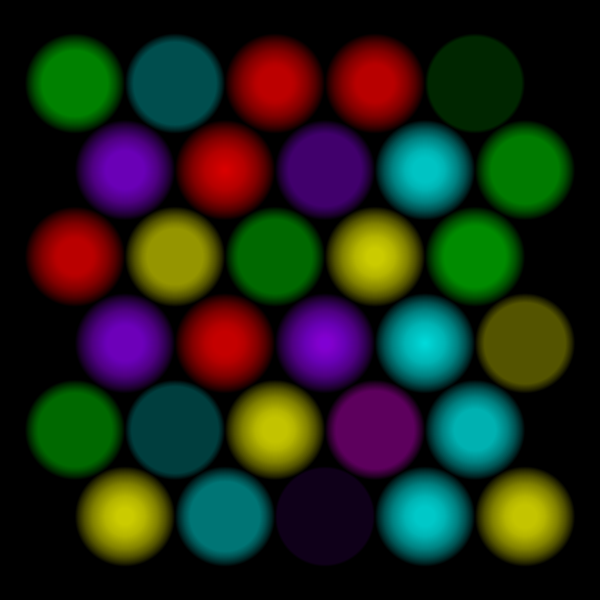
Frame 1 (no input)
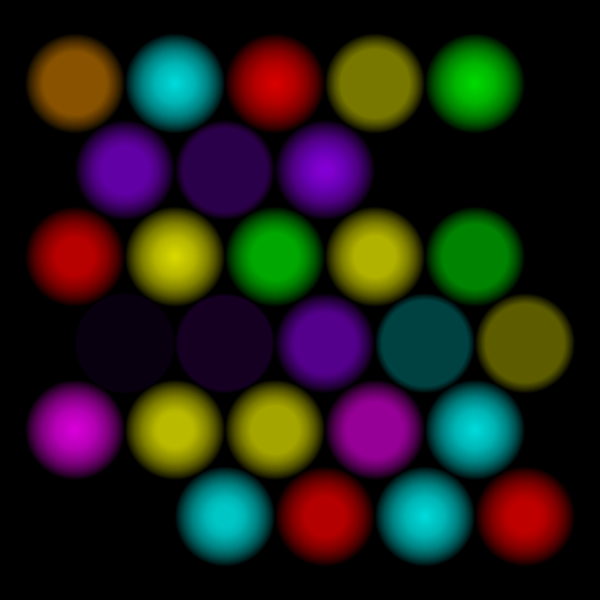
Frame 60 (the mouse pressed at the canvas centre just before this capture)
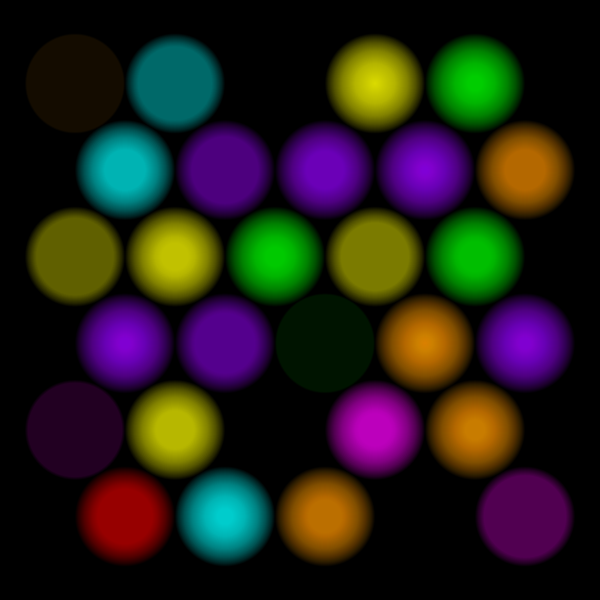
Frame 120 (the mouse held since frame 60 and released just before this capture)

The Processing sketch that drew these frames (run headless with seeded random() and noise(); from frame 60 on, the mouse is pressed at the canvas centre):

// Processing sketch: bubbles
// ── bubbles.pde
Spot[][] centers;
float sqrt34;
float offsetX, offsetY;
int hCount;
int vCount;

boolean drawCircles = false;
float radius = 50;
float minDRadius = 0.1;
float maxDRadius = 2;
color[] colors = new color[]{
  #FF0000, // Red 
  #00FF00, // Green
  #FF00FF, // Magenta
  #00FFFF, // Cyan
  #FFFF00, // Yellow
  #AA00FF, // Purple
  #FFAA00, // Orange
};
int changeOdds = 10;

void setup() {
  size(600, 600);
  // sqrt(3/4) is important here because:
  // 1. A hex can be thought of as six equaliateral triangles.
  // 2. An equilateral triangle cut in half is a 30-60-90 triangle.
  // 3. A 30-60-90 triangle has sides 1, 1/2, and sqrt(3/4).
  // So each row of circles is 2*sqrt(3/4) * radius above the next row.
  // At the same time, each circle in each row is 2 * radius to the left of the next.
  sqrt34 = sqrt(3.0/4.0);
  
  // Taking 10 out of the width and height to ensure that there's at least some padding.
  hCount = int((width-10)/(radius*2));
  vCount = int((height-2*radius-10)/(sqrt34*radius*2))+1;
  centers = new Spot[vCount][hCount];
  for (int v = 0; v < vCount; v++) {
    // The y for this row is radius + 2*sqrt(3/4)*radius*<row number>.
    float y = radius + 2 * sqrt34 * radius * v;
    // The zeroth row starts at x = radius.
    // The next row starts at x = 2 * radius (half a circle over).
    // The next row is back to starting at x = radius.
    float s = (v % 2 == 0) ? radius : 2 * radius;
    for (int h = 0; h < hCount; h++) {
      // The x for this circle is <start> + 2 * radius * <circle number>.
      centers[v][h] = new Spot(s + 2 * radius * h, y);
    }
  }
  
  // Calculate the full width and height of the space that the circles occupy.
  // Each circle is 2 * radius to the left of the next.
  // Same in the row below which is offset by the radius.
  // So horizontally, we occupy <num circles> * radius * 2 + radius.
  float fullWidth = hCount*radius*2 + radius;
  // Each row is 2*sqrt(3/4) * radius above the next.
  // There's 1 * radius on both the top and bottom of that.
  // And since we've accounted for 1/2 a circle on top and 1/2 a circle on bottom,
  // we remove one from the row count.
  // So vertically, we occupy 2*radius + (<num circles>-1)*sqrt(3/4)*radius*2.
  float fullHeight = 2 * radius + (vCount-1)*sqrt34*radius*2;
  offsetX = (width - fullWidth) / 2;
  offsetY = (height - fullHeight) / 2;
  
  // Set up the rest of the spot properties.
  for (Spot[] spots : centers) {
    for (Spot spot : spots) {
      spot.WithRadius(radius)
          .WithColor(randomFadedColor());
    }
  }
}

void draw() {
  background(0);
  translate(offsetX, offsetY);
  
  if (drawCircles) {
    noFill();
    stroke(#FFFFFF);
    strokeWeight(2.0);
    for (Spot[] spots : centers) {
      for (Spot spot : spots) {
        if (spot != null) {
          circle(spot.X, spot.Y, radius*2);
        }
      }
    }
  }
  
  for (Spot[] spots : centers) {
    for (Spot spot : spots) {
      spot.Iterate();
    }
  }
  
  for (Spot[] spots : centers) {
    for (Spot spot : spots) {
      spot.Draw();
    }
  }
}

color randomColor() {
  return colors[int(random(colors.length))];
}

color setAlpha(color col, int alpha) {
  return (col & 0x00FFFFFF) | ((alpha & 0xFF) << 24);
}

color randomFadedColor() {
  return setAlpha(randomColor(), max(int(255.0/radius), 1));
}

// ── Spot.pde
class Spot {
  float X;
  float Y;
  float MaxRadius;
  float MinRadius;
  float DMinRadius;
  color Col;
  
  Spot(float x, float y) {
    this.X = x;
    this.Y = y;
  }
  
  Spot WithRadius(float rad) {
    this.MaxRadius = rad;
    this.MinRadius = float(int(random(rad)));
    this.DMinRadius = random(minDRadius, maxDRadius);
    if (int(random(2)) == 0) {
      this.DMinRadius *= -1;
    }
    return this;
  }
  
  Spot WithColor(color col) {
    this.Col = col;
    return this;
  }
  
  Spot(Spot orig) {
    this.X = orig.X;
    this.Y = orig.Y;
    this.MaxRadius = orig.MaxRadius;
    this.MinRadius = orig.MinRadius;
    this.DMinRadius = orig.DMinRadius;
    this.Col = orig.Col;
  }
  
  Spot Copy() {
    return new Spot(this);
  }
  
  Spot Iterate() {
    this.MinRadius += this.DMinRadius;
    if (this.MinRadius >= this.MaxRadius) {
      this.MinRadius = this.MaxRadius;
      this.DMinRadius = 0;
      if (int(random(changeOdds)) == 0) {
        this.Col = randomFadedColor();
        this.DMinRadius = -random(minDRadius, maxDRadius);
      }
    } else if (this.MinRadius <= 0) {
      this.MinRadius = 0;
      this.DMinRadius = 0;
      if (int(random(changeOdds)) == 0) {
        this.DMinRadius = random(minDRadius, maxDRadius);
      }
    }
    return this;
  }
  
  Spot Draw() {
    noStroke();
    fill(this.Col);
    for (float r = this.MaxRadius*2; r > this.MinRadius*2; r--) {
      circle(this.X, this.Y, r);
    }
    return this;
  }
}
